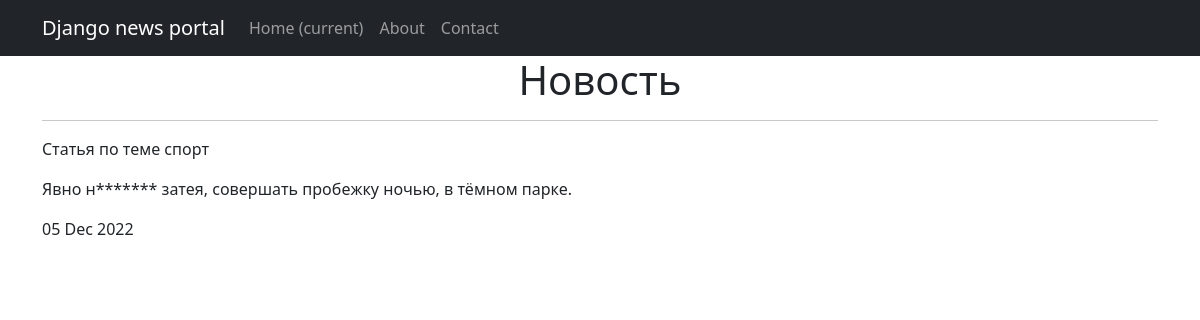
Screenshot of /news/1 with the database file from the repository.
### news/models.py (models this page shows, shortened)
class Post(models.Model):
    article = 'a'
    news = 'n'
    POST_TYPE = [
        (article, "Статья"),
        (news, "Новость")
    ]
    author = models.ForeignKey(Author, on_delete=models.CASCADE)
    post_type = models.CharField(max_length=1, choices=POST_TYPE, default=article)
    created = models.DateTimeField(auto_now_add=True)
    cats = models.ManyToManyField(Category, through='PostCategory')
    title = models.CharField(max_length=256)
    text = models.TextField()
    rating = models.IntegerField(default=0)

### news/views.py (the view)
# urls.py: path('<int:pk>', NewsDetail.as_view()),
class NewsDetail(DetailView):
    model = Post
    template_name = 'new.html'
    context_object_name = 'news'

### news/templatetags/custom_filters.py (called while the page is built)
@register.filter(name='censor')
def censor(text):
    for word in UNWANTED_WORDS:
        if word in text:
            text = text.replace(word[1:len(word)], f'{len(word) * "*"}')
    return text

### templates/new.html (shortened to what this page needs)
{% extends 'flatpages/default.html' %}
{% load custom_filters %}
{% block content %}
<h1>Новость</h1>
<hr>
    <p style="text-align: left;">{{ news.title|censor }}</p>
    <p style="text-align: left;">{{ news.text|censor }}</p>
    <p style="text-align: left;">{{ news.created|date:'d M Y' }}</p>
{% endblock content %}

### rows the page displays
Post: title|censor "Статья по теме спорт", text|censor "Явно н******* затея, совершать пробежку ночью, в тёмном парке.", created "05 Dec 2022"
